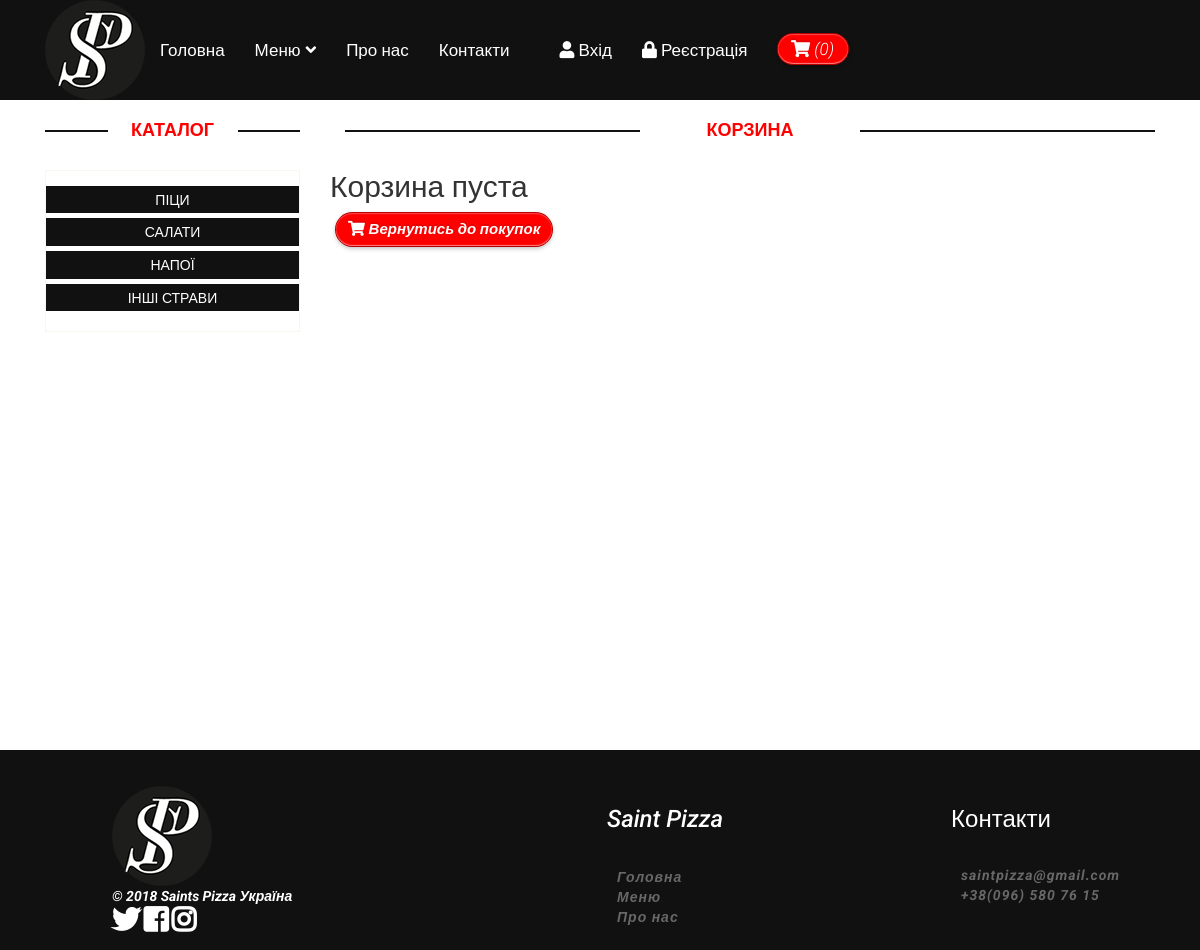
Page /cart/ on the committed database.
### tables this page shows
CREATE TABLE `category` (
  `id` int(11) NOT NULL,
  `name` varchar(255) NOT NULL,
  `sort_order` int(11) NOT NULL DEFAULT '0',
  `status` int(11) NOT NULL DEFAULT '1'
);

### config/routes.php (called while the page is built)
<?php
return array(
    'product/([0-9]+)' => 'product/view/$1',
    'catalog' => 'catalog/index',
    'category/([0-9]+)/page-([0-9]+)' => 'catalog/category/$1/$2',
    'category/([0-9]+)' => 'catalog/category/$1',
    'cart/checkout' => 'cart/checkout',
    'cart/delete/([0-9]+)' => 'cart/delete/$1',
    'cart/add/([0-9]+)' => 'cart/add/$1',
    'cart/addAjax/([0-9]+)' => 'cart/addAjax/$1',
    'cart' => 'cart/index',
    'user/register' => 'user/register',
    'user/login' => 'user/login',
    'user/logout' => 'user/logout',
    'cabinet/edit' => 'cabinet/edit',
    'cabinet' => 'cabinet/index',
    'admin/product/create' => 'adminProduct/create',
    'admin/product/update/([0-9]+)' => 'adminProduct/update/$1',
    'admin/product/delete/([0-9]+)' => 'adminProduct/delete/$1',
    'admin/product' => 'adminProduct/index',
    'admin/category/create' => 'adminCategory/create',
    'admin/category/update/([0-9]+)' => 'adminCategory/update/$1',
    'admin/category/delete/([0-9]+)' => 'adminCategory/delete/$1',
    'admin/category' => 'adminCategory/index',
    'admin/order/update/([0-9]+)' => 'adminOrder/update/$1',
    'admin/order/delete/([0-9]+)' => 'adminOrder/delete/$1',
    'admin/order/view/([0-9]+)' => 'adminOrder/view/$1',
    'admin/order' => 'adminOrder/index',
    'admin' => 'admin/index',
    'contacts' => 'site/contact',
    'about' => 'site/about',
    'index.php' => 'site/index',
    '^/*$' => 'site/index',
);

### controllers/CartController.php (called while the page is built, shortened)
<?php
class CartController
{
    public function actionIndex()
    {
        $categories = Category::getCategoriesList();
        $productsInCart = Cart::getProducts();
        require_once(ROOT . '/views/cart/index.php');
        return true;
    }
}

### index.php (called while the page is built, shortened)
<?php
require_once(ROOT.'/components/Autoload.php');
$router = new Router();
$router->run();

### models/Category.php (called while the page is built, shortened)
<?php
class Category
{
    public static function getCategoriesList()
    {
        $db = Db::getConnection();
        $result = $db->query('SELECT id, name FROM category WHERE status = "1" ORDER BY sort_order, name ASC');
        $i = 0;
        $categoryList = array();
        while ($row = $result->fetch()) {
            $categoryList[$i]['id'] = $row['id'];
            $categoryList[$i]['name'] = $row['name'];
            $i++;
        }
        return $categoryList;
    }
}

### components/Autoload.php (called while the page is built, shortened)
<?php
function autoloadfunctionci($class_name)
{
    $array_paths = array(
        '/models/',
        '/components/',
        '/controllers/',
    );
    foreach ($array_paths as $path) {
        $path = ROOT . $path . $class_name . '.php';
    }
}

### components/Cart.php (called while the page is built, shortened)
<?php
class Cart
{
    public static function getProducts()
    {
        return false;
    }
}

### views/cart/index.php (the view)
<?php include ROOT . '/views/layouts/header.php'; ?>
<br>
<section>
    <div class="container">
        <div class="row">
            <div class="col-sm-3">
                <div class="left-sidebar">
                    <h2>Каталог</h2>
                    <div class="panel-group category-products">
                        <?php foreach ($categories as $categoryItem): ?>
                            <div class="panel panel-default">
                                <div class="panel-heading">
                                    <h4 class="panel-title">
                                        <a href="/category/<?php echo $categoryItem['id'];?>">
                                            <?php echo $categoryItem['name'];?>
                                        </a>
                                    </h4>
                                </div>
                            </div>
                        <?php endforeach; ?>
                    </div>
                </div>
            </div>
            <div class="col-sm-9 padding-right">
                <div class="features_items">
                    <h2 class="title text-center" style="color: red !important">Корзина</h2>
                    <?php if ($productsInCart): ?>
                        <p>Ви вибрали такі товари:</p>
                        <table class="table-bordered table-striped table">
                            <tr>
                                <th>Назва</th>
                                <th>Вартість, грн</th>
                                <th>Кількість, шт</th>
                                <th>Видалити</th>
                            </tr>
                            <?php foreach ($products as $product): ?>
                                <tr>
                                    <td>
                                        <a class="product_name" href="/product/<?php echo $product['id'];?>">
                                            <?php echo $product['name'];?>
                                        </a>
                                    </td>
                                    <td><?php echo $product['price'];?></td>
                                    <td><?php echo $productsInCart[$product['id']];?></td>
                                    <td>
                                        <a href="/cart/delete/<?php echo $product['id'];?>">
                                            <i class="fa fa-times" style="color: red"></i>
                                        </a>
                                    </td>
                                </tr>
                            <?php endforeach; ?>
                                <tr>
                                    <td colspan="4">Загальна вартість, грн</td>
                                    <td><?php echo $totalPrice;?></td>
                                </tr>
                        </table>
                        <a class="btn btn-default checkout" href="/cart/checkout"><i class="fa fa-shopping-cart"></i> Оформити заказ</a>
                    <?php else: ?>
                        <h2>Корзина пуста</h2>
                        <a class="btn btn-default checkout" href="/"><i class="fa fa-shopping-cart"></i> Вернутись до покупок</a>
                    <?php endif; ?>
                </div>
            </div>
        </div>
    </div>
</section>
<?php include ROOT . '/views/layouts/footer.php'; ?>

### components/Router.php (shortened to what this page needs)
<?php
class Router
{
    private $routes;
    public function __construct()
    {
        $routesPath = ROOT . '/config/routes.php';
        $this->routes = include($routesPath);
    }
    private function getURI()
    {
        if (!empty($_SERVER['REQUEST_URI'])) {
            return trim($_SERVER['REQUEST_URI'], '/');
        }
    }
    public function run()
    {
        $uri = $this->getURI();
        foreach ($this->routes as $uriPattern => $path) {
            if (preg_match("~$uriPattern~", $uri)) {
                $internalRoute = preg_replace("~$uriPattern~", $path, $uri);
                $segments = explode('/', $internalRoute);
                $controllerName = array_shift($segments) . 'Controller';
                $actionName = 'action' . ucfirst(array_shift($segments));
                $parameters = $segments;
                $controllerObject = new $controllerName;
                $result = call_user_func_array(array($controllerObject, $actionName), $parameters);
                if ($result != null) {
                    break;
                }
            }
        }
    }
}

### template/css/main.css (style rules this page uses)
body { font-family: 'Roboto', sans-serif; background:; position: relative; font-weight:400px; }
html, body { height: 100%; margin: 0; padding: 0; }
a { text-decoration: none; }
a { -webkit-transition: 300ms; -moz-transition: 300ms; -o-transition: 300ms; transition: 300ms; }
h1, h2, h3, h4, h5, h6 { font-family: 'Roboto', sans-serif; }
.category-products { border: 1px solid #F7F7F0; margin-bottom: 35px; padding-bottom: 20px; padding-top: 15px; }
.left-sidebar h2, .brands_products h2 { color: #ff0000; font-family: 'Roboto', sans-serif; font-size: 18px; font-weight: 700; margin: 0 auto 30px; text-align: center; text-transform: uppercase; position: relative; z-index:3; }
.left-sidebar h2:after, h2.title:after { content: " "; position: absolute; border: 1px solid #111; bottom:8px; left: 0; width: 100%; height: 0; z-index: -2; }
.left-sidebar h2:before { content: " "; position: absolute; background: #fff; bottom: -6px; width: 130px; height: 30px; z-index: -1; left: 50%; margin-left: -65px; }
h2.title:before { content: " "; position: absolute; background: #fff; bottom: -6px; width: 220px; height: 30px; z-index: -1; left: 50%; margin-left: -110px; }
.category-products .panel { background-color: #111; text-align: center; border: 0px; border-radius: 0px; box-shadow:none; margin-bottom: 0px; }
.category-products .panel-default .panel-heading { background-color: #111; border: 0 none; color: #fff; padding: 5px 20px; }
.category-products .panel-default .panel-heading .panel-title a { color: #fff; font-family: 'Roboto', sans-serif; font-size: 14px; text-decoration: none; text-transform: uppercase; }
.padding-right { padding-right: 0; }
.features_items { overflow:hidden; }
h2.title { color: #FE980F; font-family: 'Roboto', sans-serif; font-size: 18px; font-weight: 700; margin: 0 15px; text-transform: uppercase; margin-bottom: 30px; position: relative; }
.add-to-cart, .checkout, .back { background: #ff0000; font-style: italic; font-weight: bold; color: #fff; text-shadow: 0 -2px rgba(0,0,0,.1); border: none; border-radius: 20px !important; box-shadow: inset #ff8080 0 -1px 1px, inset 0 1px 1px #ff4646, #b30000 0 0 0 1px, rgba(0,0,0,.3) 0 2px 5px; font-family: 'Roboto', sans-serif; font-size: 15px; margin-left: 6px; margin-bottom: 25px; }

### rows in the picture
category: name "ПІЦИ"
category: name "САЛАТИ"
category: name "НАПОЇ"
category: name "ІНШІ СТРАВИ"
